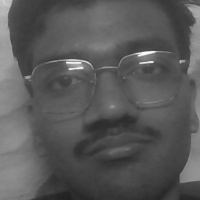
#> input picture student_images/Shikher Jain/1.jpg, 200 x 200 px, given in place of the camera
$ python register.py
#> lines starting #> are read from the running program, lines starting #| are printed output that depends on the picture; after the words box and inside, x2 and y2 are one past the last pixel; in counts of white or black regions, pixels touching at a corner belong together
#> the answer given: student_images/Shikher Jain/1.jpg
import cv2
import os

# Load Haar Cascade
# face_classifier = cv2.CascadeClassifier('haarcascade_frontalface_default.xml')
face_classifier = cv2.CascadeClassifier(os.path.abspath('haarcascade_frontalface_default.xml'))
if face_classifier.empty():
    print("Error: Haarcascade XML file not loaded properly.")
    exit()

def capture_face(name):
#> called with name = 'student_images/Shikher Jain/1.jpg'
    cam = cv2.VideoCapture(0)
    count = 0
    path = 'student_images/' + name
    os.makedirs(path, exist_ok=True)


    while True:
        ret, frame = cam.read()
#> frame is the input picture: shape (200, 200, 3); min 33, max 255, mean 89.1
        if not ret:
            break

        gray = cv2.cvtColor(frame, cv2.COLOR_BGR2GRAY)
        faces = face_classifier.detectMultiScale(gray, 1.3, 5)
#> faces = ()

        # Default: red border for capturing
        border_color = (0, 0, 255)  # Red
        face_captured = False

        for (x, y, w, h) in faces:
            count += 1
            face = cv2.resize(gray[y:y+h, x:x+w], (200, 200))
            cv2.imwrite(f"{path}/{count}.jpg", face)

            cv2.rectangle(frame, (x, y), (x+w, y+h), (0, 255, 0), 2)  # Green rectangle for face
            cv2.putText(frame, f"Images Captured: {count}", (10, 30), cv2.FONT_HERSHEY_SIMPLEX, 0.7, (255, 255, 255), 2)
            face_captured = True
#> this loop made 0 passes
#> after the loop, count = 0

        if face_captured:
            cv2.putText(frame, "Face Captured!", (10, 90), cv2.FONT_HERSHEY_SIMPLEX, 0.7, (0, 255, 0), 2)
            border_color = (0, 255, 0)  # Green
        else:
            cv2.putText(frame, "Capturing...", (10, 60), cv2.FONT_HERSHEY_SIMPLEX, 0.7, (0, 255, 255), 2)

        # Draw border around the whole frame
        thickness = 4
        h, w = frame.shape[:2]
#> h = 200; w = 200
        cv2.rectangle(frame, (0, 0), (w-1, h-1), border_color, thickness)
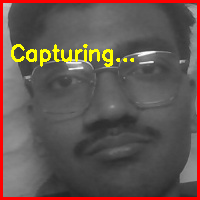
#> frame: shape (200, 200, 3); mean B, G, R 81.1, 86.4, 101.4

        cv2.imshow("Registering Face", frame)

        if cv2.waitKey(1) == 13 or count >= 20:  # press Enter key or 20 faces
#> (key Esc is pressed here)
            break

    cam.release()
    cv2.destroyAllWindows()
    print(f" Face capture complete for {name}.")
    print(" Now run: python train.py to train your recognizer.")

if __name__ == "__main__":
    username = input("Enter student name: ")

    capture_face(username)

$ run again, on student_images/Shikher Jain/10.jpg
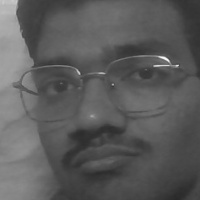
#> input picture student_images/Shikher Jain/10.jpg, 200 x 200 px, given in place of the camera
#> in capture_face, frame is the input picture: shape (200, 200, 3); min 40, max 248, mean 91.5
#> faces = ()
#> after the loop in capture_face, `for (x, y, w, h) in faces:`: count = 0
#> in capture_face, `cv2.rectangle(frame, (0, 0), (w-1, h-1), border_color, thickness)`:
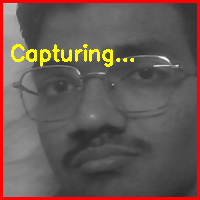
#> frame: shape (200, 200, 3); mean B, G, R 83.9, 89.1, 104.2

$ run again, on student_images/Shikher Jain/12.jpg
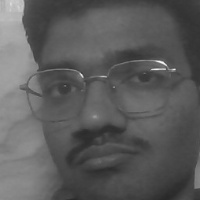
#> input picture student_images/Shikher Jain/12.jpg, 200 x 200 px, given in place of the camera
#> in capture_face, frame is the input picture: shape (200, 200, 3); min 40, max 249, mean 92
#> faces = [[11, 17, 177, 177]]
#> the loop in capture_face, `for (x, y, w, h) in faces:` made 1 pass
#> (x, y, w, h, count, face_captured) on pass 1: (11, 17, 177, 177, 1, True)
#> after the loop in capture_face, `for (x, y, w, h) in faces:`:
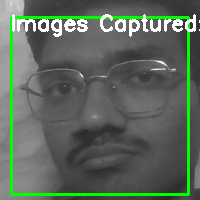
#> frame: shape (200, 200, 3); 8.43% of pixels changed, all inside (x1, y1, x2, y2) = (10, 14, 200, 196)
#> after the loop in capture_face, `for (x, y, w, h) in faces:`: count = 1
#> in capture_face, `cv2.rectangle(frame, (0, 0), (w-1, h-1), border_color, thickness)`:
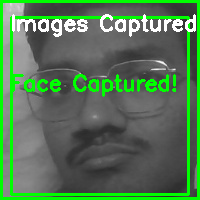
#> frame: shape (200, 200, 3); mean B, G, R 84.4, 119.6, 84.4
